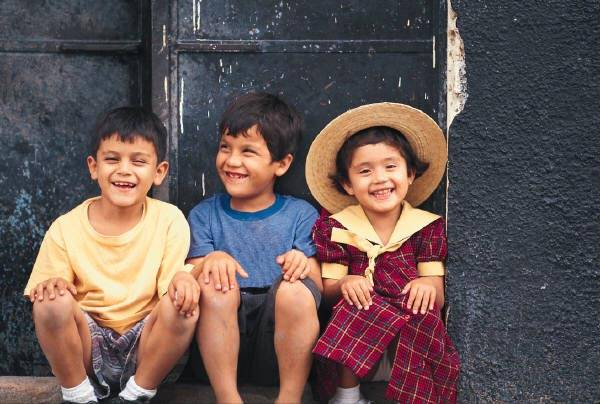
%> input picture 6th_sem/MATLAB/AN SIr till 27-Mar-2018/Copy_of_Copy_of_image1.JPG, 600 x 404 px
$ octave q4as2.m   (GNU Octave 9; MATLAB toolbox functions it lacks are replaced by stand-ins)
%> lines starting %> are read from the running program, lines starting %| are printed output that depends on the picture
%q4as2.m : Write a program to split one image file to two files. Split the
%file along x-axis
clc;
close all;
clear all;
file1=input('\nEnter Input Image File  name=','s');
%> the answer given: Copy_of_Copy_of_image1.JPG
file2=input('Enter split file name-1=','s');
%> the answer given: NAME.jpg
file3=input('Enter split file name-2=','s');
%> the answer given: NAME.jpg
x=imread(file1);
%> x is the input picture: size 404x600x3 uint8; mean R, G, B 101.6, 86.4, 85.3
[r,c,d]=size(x);
%> r = 404; c = 600; d = 3
c1=fix(c/2);
%> c1 = 300
y1(1:r,1:c1,1:d)=x(1:r,1:c1,1:d);
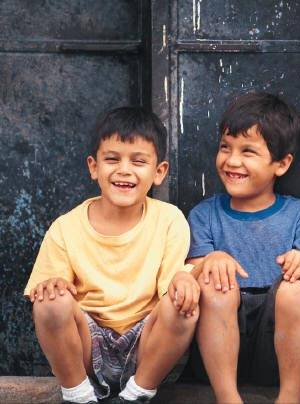
%> y1: size 404x300x3 uint8; mean R, G, B 114.4, 99.5, 94.6
y2(1:r,1:(c-c1),1:d)=x(1:r,c1+1:c,1:d);
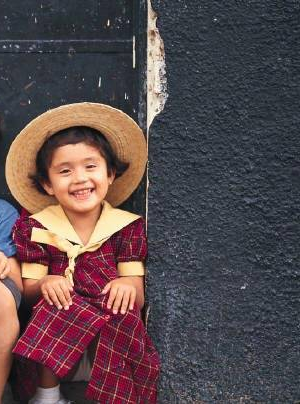
%> y2: size 404x300x3 uint8; mean R, G, B 88.8, 73.3, 76
imwrite(y1,file2);
imwrite(y2,file3);
